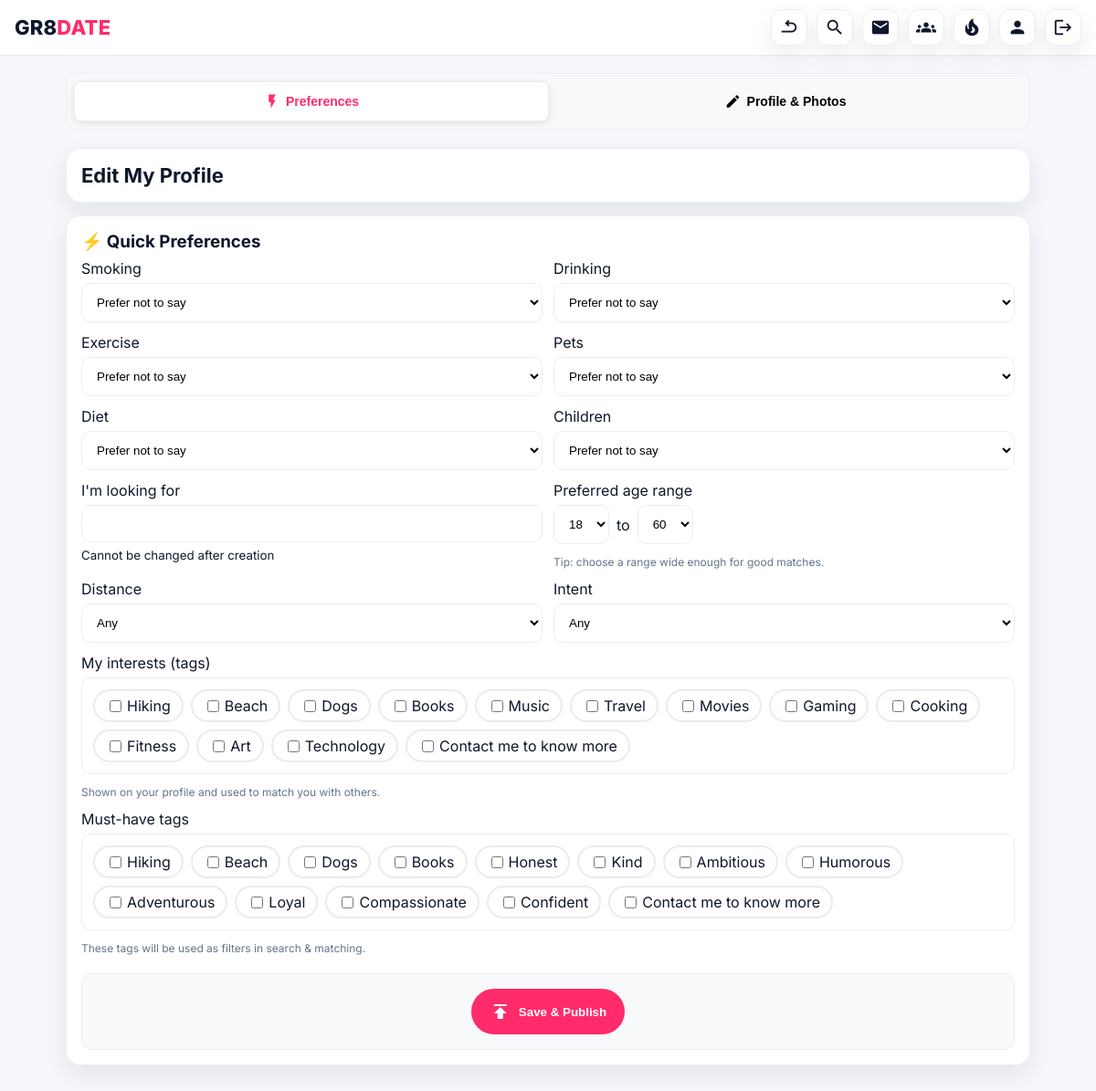
Page /profile/edit/ (signed in) on the committed database.
### pages/models.py (models this page shows, shortened)
class Profile(models.Model):
    user = models.OneToOneField(User, on_delete=models.CASCADE, related_name="profile")
    is_complete = models.BooleanField(default=False)
    is_approved = models.BooleanField(default=False)
    needs_review = models.BooleanField(default=False)
    pending_changes = models.JSONField(null=True, blank=True)
    last_submitted_for_approval = models.DateTimeField(null=True, blank=True)
    created_at = models.DateTimeField(auto_now_add=True)
    updated_at = models.DateTimeField(auto_now=True)
    date_of_birth = models.DateField(blank=True, null=True)
    headline = models.CharField(max_length=120, blank=True)
    location = models.CharField(max_length=120, blank=True)
    about = models.TextField(blank=True)
    class Gender(models.TextChoices):
        FEMALE = "female", "Female"
        MALE = "male", "Male"
        NON_BINARY = "nonbinary", "Non-binary"
        UNSPECIFIED = "unspecified", "Prefer not to say"
    my_gender = models.CharField(
        max_length=20, choices=Gender.choices, default=Gender.UNSPECIFIED
    )
    class LookingFor(models.TextChoices):
        MALE = "male", "Male"
        FEMALE = "female", "Female"
        BISEXUAL = "bisexual", "Bi-sexual"
        UNSPECIFIED = "unspecified", "Prefer not to say"
    looking_for = models.CharField(
        max_length=20, choices=LookingFor.choices, default=LookingFor.UNSPECIFIED
    )
    class Children(models.TextChoices):
        PREFER_NOT = "prefer_not", "Prefer not to say"
        YES = "yes", "Yes"
        NONE = "none", "None"
    children = models.CharField(
        max_length=20, choices=Children.choices, default=Children.PREFER_NOT
    )
    smoking = models.CharField(max_length=20, default='prefer_not', blank=True)
    drinking = models.CharField(max_length=20, default='prefer_not', blank=True)
    exercise = models.CharField(max_length=20, default='prefer_not', blank=True)
    pets = models.CharField(max_length=20, default='prefer_not', blank=True)
    diet = models.CharField(max_length=20, default='prefer_not', blank=True)
    my_interests = models.CharField(max_length=600, blank=True)
    must_have_tags = models.CharField(max_length=600, blank=True)
    preferred_age_min = models.PositiveSmallIntegerField(default=18)
    preferred_age_max = models.PositiveSmallIntegerField(default=60)
    class Distance(models.TextChoices):
        ANY = "any", "Any"
        KM_5 = "5", "5 km"
        KM_10 = "10", "10 km"
        KM_25 = "25", "25 km"
        KM_50 = "50", "50 km"
        KM_100 = "100", "100 km"
        COUNTRY = "country", "Countrywide"
    preferred_distance = models.CharField(
        max_length=20, choices=Distance.choices, default=Distance.ANY
    )
    class Intent(models.TextChoices):
        ANY = "any", "Any"
        FRIENDS = "friends", "New friends"
        CASUAL = "casual", "Casual dating"
        LONGTERM = "longterm", "Long-term"
        MARRIAGE = "marriage", "Marriage"
    preferred_intent = models.CharField(
        max_length=20, choices=Intent.choices, default=Intent.ANY
    )

### pages/views.py (the view, shortened to what this page needs)
# urls.py: path('profile/edit/', views.profile_edit, name='profile_edit'),
@login_required
def profile_edit(request):
    profile = get_object_or_404(Profile, user=request.user)
    context = {
        'me': profile,
        'ages': range(18, 81),
    }
    return render(request, 'pages/profile_edit.html', context)

### templates/pages/profile_edit.html (shortened to what this page needs)
{% extends "base_header.html" %}
{% block content %}
<main class="container">
  <div class="mobile-tabs">
    <button class="tab-button active" data-tab="preferences">
      <span class="material-icons" style="font-size:18px">flash_on</span>
      Preferences
    </button>
    <button class="tab-button" data-tab="profile-content">
      <span class="material-icons" style="font-size:18px">edit</span>
      Profile & Photos
    </button>
  </div>
  <form id="profileForm" method="post" novalidate>
    <div class="card" style="margin-bottom:14px;display:flex;align-items:center;justify-content:space-between;gap:12px;flex-wrap:wrap">
      <h1 style="margin:0;font-size:22px">Edit My Profile</h1>
    </div>
    <div class="settings-section instant-update active" id="preferences-tab">
      <section class="card">
        <div class="section-header" style="display:flex;align-items:center;margin-bottom:8px">
          <h3 style="margin:0">⚡ Quick Preferences</h3>
          <span class="badge badge-instant">
          </span>
        </div>
        <div class="grid-2">
          <div class="field"><label>Smoking</label><select name="smoking"><option value="prefer_not" {% if me.smoking == 'prefer_not' %}selected{% endif %}>Prefer not to say</option></select></div>
          <div class="field"><label>Drinking</label><select name="drinking"><option value="prefer_not" {% if me.drinking == 'prefer_not' %}selected{% endif %}>Prefer not to say</option></select></div>
          <div class="field"><label>Exercise</label><select name="exercise"><option value="prefer_not" {% if me.exercise == 'prefer_not' %}selected{% endif %}>Prefer not to say</option></select></div>
          <div class="field"><label>Pets</label><select name="pets"><option value="prefer_not" {% if me.pets == 'prefer_not' %}selected{% endif %}>Prefer not to say</option></select></div>
          <div class="field"><label>Diet</label><select name="diet"><option value="prefer_not" {% if me.diet == 'prefer_not' %}selected{% endif %}>Prefer not to say</option></select></div>
          <div class="field"><label>Children</label><select name="children"><option value="prefer_not" {% if me.children == 'prefer_not' %}selected{% endif %}>Prefer not to say</option></select></div>
          <div class="field">
            <label>I'm looking for</label>
            <input class="read-only" value="{{ me.get_looking_for_display }}" readonly>
            <small class="helper">Cannot be changed after creation</small>
          </div>
          <div class="field">
            <label>Preferred age range</label>
            <div style="display:flex;gap:8px;align-items:center">
              <select id="prefAgeMin" name="preferred_age_min">
                {% for age in ages %}
                <option value="{{ age }}" {% if me.preferred_age_min == age %}selected{% endif %}>{{ age }}</option>
                {% endfor %}
              </select>
              <span>to</span>
              <select id="prefAgeMax" name="preferred_age_max">
                {% for age in ages %}
                <option value="{{ age }}" {% if me.preferred_age_max == age %}selected{% endif %}>{{ age }}</option>
                {% endfor %}
              </select>
            </div>
            <small class="badge-note">Tip: choose a range wide enough for good matches.</small>
          </div>
          <div class="field">
            <label>Distance</label>
            <select id="prefDistance" name="preferred_distance">
              <option value="any" {% if me.preferred_distance == 'any' %}selected{% endif %}>Any</option>
            </select>
          </div>
          <div class="field">
            <label>Intent</label>
            <select id="prefIntent" name="preferred_intent">
              <option value="any" {% if me.preferred_intent == 'any' %}selected{% endif %}>Any</option>
            </select>
          </div>
          <div class="field" style="grid-column:1/-1">
            <label>My interests (tags)</label>
            <div class="tag-options">
              <label class="tag-option">
                <input type="checkbox" name="my_interests[]" value="hiking" {% if 'hiking' in me.my_interests %}checked{% endif %}>
                <span>Hiking</span>
              </label>
              <label class="tag-option">
                <input type="checkbox" name="my_interests[]" value="beach" {% if 'beach' in me.my_interests %}checked{% endif %}>
                <span>Beach</span>
              </label>
              <label class="tag-option">
                <input type="checkbox" name="my_interests[]" value="dogs" {% if 'dogs' in me.my_interests %}checked{% endif %}>
                <span>Dogs</span>
              </label>
              <label class="tag-option">
                <input type="checkbox" name="my_interests[]" value="books" {% if 'books' in me.my_interests %}checked{% endif %}>
                <span>Books</span>
              </label>
              <label class="tag-option">
                <input type="checkbox" name="my_interests[]" value="music" {% if 'music' in me.my_interests %}checked{% endif %}>
                <span>Music</span>
              </label>
              <label class="tag-option">
                <input type="checkbox" name="my_interests[]" value="travel" {% if 'travel' in me.my_interests %}checked{% endif %}>
                <span>Travel</span>
              </label>
              <label class="tag-option">
                <input type="checkbox" name="my_interests[]" value="movies" {% if 'movies' in me.my_interests %}checked{% endif %}>
                <span>Movies</span>
              </label>
              <label class="tag-option">
                <input type="checkbox" name="my_interests[]" value="gaming" {% if 'gaming' in me.my_interests %}checked{% endif %}>
                <span>Gaming</span>
              </label>
              <label class="tag-option">
                <input type="checkbox" name="my_interests[]" value="cooking" {% if 'cooking' in me.my_interests %}checked{% endif %}>
                <span>Cooking</span>
              </label>
              <label class="tag-option">
                <input type="checkbox" name="my_interests[]" value="fitness" {% if 'fitness' in me.my_interests %}checked{% endif %}>
                <span>Fitness</span>
              </label>
              <label class="tag-option">
                <input type="checkbox" name="my_interests[]" value="art" {% if 'art' in me.my_interests %}checked{% endif %}>
                <span>Art</span>
              </label>
              <label class="tag-option">
                <input type="checkbox" name="my_interests[]" value="technology" {% if 'technology' in me.my_interests %}checked{% endif %}>
                <span>Technology</span>
              </label>
              <label class="tag-option">
                <input type="checkbox" name="my_interests[]" value="contact_to_know_more" {% if 'contact_to_know_more' in me.my_interests %}checked{% endif %}>
                <span>Contact me to know more</span>
              </label>
            </div>
            <small class="badge-note">Shown on your profile and used to match you with others.</small>
          </div>
          <div class="field" style="grid-column:1/-1">
            <label>Must-have tags</label>
            <div class="tag-options">
              <label class="tag-option">
                <input type="checkbox" name="must_have_tags[]" value="hiking" {% if 'hiking' in me.must_have_tags %}checked{% endif %}>
                <span>Hiking</span>
              </label>
              <label class="tag-option">
                <input type="checkbox" name="must_have_tags[]" value="beach" {% if 'beach' in me.must_have_tags %}checked{% endif %}>
                <span>Beach</span>
              </label>
              <label class="tag-option">
                <input type="checkbox" name="must_have_tags[]" value="dogs" {% if 'dogs' in me.must_have_tags %}checked{% endif %}>
                <span>Dogs</span>
              </label>
              <label class="tag-option">
                <input type="checkbox" name="must_have_tags[]" value="books" {% if 'books' in me.must_have_tags %}checked{% endif %}>
                <span>Books</span>
              </label>
              <label class="tag-option">
                <input type="checkbox" name="must_have_tags[]" value="honest" {% if 'honest' in me.must_have_tags %}checked{% endif %}>
                <span>Honest</span>
              </label>
              <label class="tag-option">
                <input type="checkbox" name="must_have_tags[]" value="kind" {% if 'kind' in me.must_have_tags %}checked{% endif %}>
                <span>Kind</span>
              </label>
              <label class="tag-option">
                <input type="checkbox" name="must_have_tags[]" value="ambitious" {% if 'ambitious' in me.must_have_tags %}checked{% endif %}>
                <span>Ambitious</span>
              </label>
              <label class="tag-option">
                <input type="checkbox" name="must_have_tags[]" value="humorous" {% if 'humorous' in me.must_have_tags %}checked{% endif %}>
                <span>Humorous</span>
              </label>
              <label class="tag-option">
                <input type="checkbox" name="must_have_tags[]" value="adventurous" {% if 'adventurous' in me.must_have_tags %}checked{% endif %}>
                <span>Adventurous</span>
              </label>
              <label class="tag-option">
                <input type="checkbox" name="must_have_tags[]" value="loyal" {% if 'loyal' in me.must_have_tags %}checked{% endif %}>
                <span>Loyal</span>
              </label>
              <label class="tag-option">
                <input type="checkbox" name="must_have_tags[]" value="compassionate" {% if 'compassionate' in me.must_have_tags %}checked{% endif %}>
                <span>Compassionate</span>
              </label>
              <label class="tag-option">
                <input type="checkbox" name="must_have_tags[]" value="confident" {% if 'confident' in me.must_have_tags %}checked{% endif %}>
                <span>Confident</span>
              </label>
              <label class="tag-option">
                <input type="checkbox" name="must_have_tags[]" value="contact_to_know_more" {% if 'contact_to_know_more' in me.must_have_tags %}checked{% endif %}>
                <span>Contact me to know more</span>
              </label>
            </div>
            <small class="badge-note">These tags will be used as filters in search & matching.</small>
          </div>
        </div>
        <div class="save-actions">
          <div class="save-main">
            <button type="submit" class="btn btn-primary">
              <span class="material-icons">publish</span>
              Save & Publish
            </button>
          </div>
        </div>
      </section>
    </div>
  </form>
</main>
{% endblock %}

### rows in the picture
Profile: smoking "Prefer not to say", drinking "Prefer not to say", exercise "Prefer not to say", pets "Prefer not to say", diet "Prefer not to say", children "Prefer not to say", preferred_age_min "18", preferred_age_max "60", preferred_distance "Any", preferred_intent "Any"
